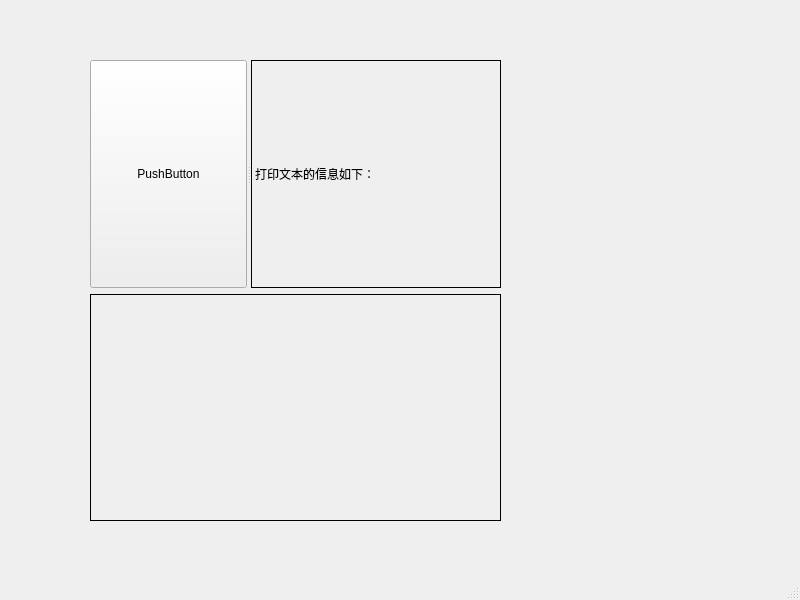
<?xml version="1.0" encoding="UTF-8"?>
<ui version="4.0">
 <class>MainWindow</class>
 <widget class="QMainWindow" name="MainWindow">
  <property name="geometry">
   <rect>
    <x>0</x>
    <y>0</y>
    <width>800</width>
    <height>600</height>
   </rect>
  </property>
  <property name="windowTitle">
   <string>MainWindow</string>
  </property>
  <widget class="QWidget" name="centralwidget">
   <widget class="QWidget" name="">
    <property name="geometry">
     <rect>
      <x>90</x>
      <y>60</y>
      <width>411</width>
      <height>461</height>
     </rect>
    </property>
    <layout class="QVBoxLayout" name="verticalLayout">
     <item>
      <widget class="QSplitter" name="splitter">
       <property name="orientation">
        <enum>Qt::Horizontal</enum>
       </property>
       <widget class="QPushButton" name="pushButton">
        <property name="text">
         <string>PushButton</string>
        </property>
       </widget>
       <widget class="QLabel" name="Text">
        <property name="frameShape">
         <enum>QFrame::Box</enum>
        </property>
        <property name="text">
         <string>打印文本的信息如下：</string>
        </property>
       </widget>
      </widget>
     </item>
     <item>
      <widget class="QLabel" name="label">
       <property name="frameShape">
        <enum>QFrame::Box</enum>
       </property>
       <property name="text">
        <string/>
       </property>
      </widget>
     </item>
    </layout>
   </widget>
  </widget>
  <widget class="QMenuBar" name="menubar">
   <property name="geometry">
    <rect>
     <x>0</x>
     <y>0</y>
     <width>800</width>
     <height>26</height>
    </rect>
   </property>
  </widget>
  <widget class="QStatusBar" name="statusbar"/>
 </widget>
 <resources/>
 <connections/>
</ui>
